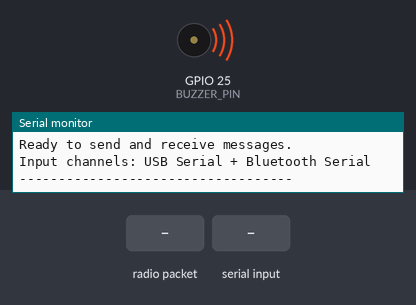
A program run on a simulated ESP32. Shown: buzzer (waves = sounding, pin HIGH), the last lines printed to the serial monitor. The test bench sets the inputs (shaded band). No radio packets arrive unless stated; nothing arrives over Bluetooth unless stated.

Above: at 0.1 s.
At 1.3 s:
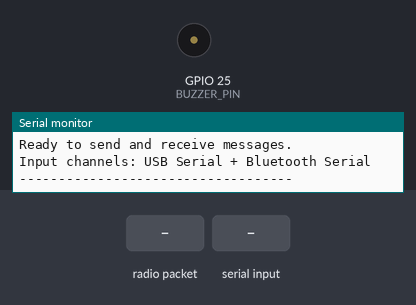
1.4 s: radio packet "1" arrives
At 1.55 s:
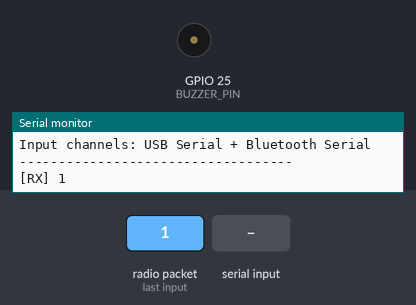
3.2 s: "1\n" received over Serial
4.7 s: "1\n" received over the second serial link
Timing chart, 0 to 7.7 s (numbered marks = the images above; inputs shaded):
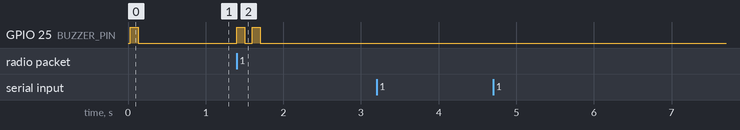

Measured:
- after the input at 1.4 s, GPIO 25 (BUZZER_PIN): alternates HIGH for 0.10 s and LOW for 0.10 s, 4 changes in all, then stays LOW, starting at once

The program:

main.cpp
```cpp
/*
 * LoRa Offline Two-Way Messaging System
 * ESP32 + SX1278 (RA-01) 433MHz
 *
 * Wiring:
 *   SX1278 Pin -> ESP32 Pin
 *   VCC        -> 3.3V
 *   GND        -> GND
 *   SCK        -> GPIO18
 *   MISO       -> GPIO19
 *   MOSI       -> GPIO23
 *   NSS        -> GPIO5
 *   RST        -> GPIO14
 *   DIO0       -> GPIO2
 *
 *   Buzzer     -> GPIO25 (GPIO34 is input-only, cannot use for output)
 */

#include <Arduino.h>
#include <SPI.h>
#include <LoRa.h>
#include "BluetoothSerial.h"

#define LORA_SS    5
#define LORA_RST   14
#define LORA_DIO0  2

#define BUZZER_PIN 25

#define LORA_FREQUENCY 433E6
#define SERIAL_BAUD    115200
#define BT_DEVICE_NAME "Sting_Node_2"

void buzzerBeep(int duration = 100, int count = 2);
void printToAll(const String &message);
void sendLoRaMessage(const String &message, const char *sourceTag);

BluetoothSerial SerialBT;

void setup() {
  Serial.begin(SERIAL_BAUD);
  SerialBT.begin(BT_DEVICE_NAME);

  pinMode(BUZZER_PIN, OUTPUT);
  digitalWrite(BUZZER_PIN, LOW);

  printToAll("LoRa Two-Way Chat");
  printToAll("Initializing...");
  printToAll(String("Bluetooth device name: ") + BT_DEVICE_NAME);

  LoRa.setPins(LORA_SS, LORA_RST, LORA_DIO0);

  if (!LoRa.begin(LORA_FREQUENCY)) {
    printToAll("ERROR: LoRa init failed!");
    while (1) {
      delay(1000);
    }
  }

  printToAll("LoRa initialized successfully!");
  printToAll("Ready to send and receive messages.");
  printToAll("Input channels: USB Serial + Bluetooth Serial");
  printToAll("-----------------------------------");

  buzzerBeep(100, 1);
}

void loop() {
  if (Serial.available()) {
    String message = Serial.readStringUntil('\n');
    message.trim();

    if (message.length() > 0) {
      sendLoRaMessage(message, "USB");
    }
  }

  if (SerialBT.available()) {
    String message = SerialBT.readStringUntil('\n');
    message.trim();

    if (message.length() > 0) {
      sendLoRaMessage(message, "BT");
    }
  }

  int packetSize = LoRa.parsePacket();
  if (packetSize) {
    String incoming = "";

    while (LoRa.available()) {
      incoming += (char)LoRa.read();
    }

    printToAll(String("[RX] ") + incoming);

    buzzerBeep(100, 2);
  }
}

void sendLoRaMessage(const String &message, const char *sourceTag) {
  printToAll(String("[TX ") + sourceTag + "] " + message);

  LoRa.beginPacket();
  LoRa.print(message);
  LoRa.endPacket();
}

void printToAll(const String &message) {
  Serial.println(message);
  SerialBT.println(message);
}

void buzzerBeep(int duration, int count) {
  for (int i = 0; i < count; i++) {
    digitalWrite(BUZZER_PIN, HIGH);
    delay(duration);
    digitalWrite(BUZZER_PIN, LOW);
    if (i < count - 1) {
      delay(duration);
    }
  }
}
```
